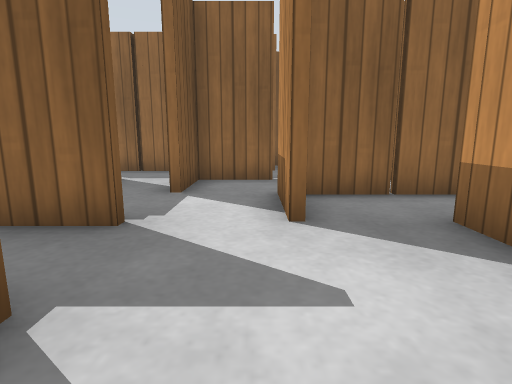
[1] (above)

18 first-person views from a walk through a robot-simulator world made for Gazebo. The camera is 0.5 m above the floor, tilts 10° down and sees 80° across. The floor is counted in squares, 0.5 m on a side. Each view is taken from the middle of a square. On the plan, view 1 faces up. The plan holds only what a view shows up to about 12 squares ahead; the rest is blank. Simple patterns stand in for the simulator's built-in surfaces.

[2]
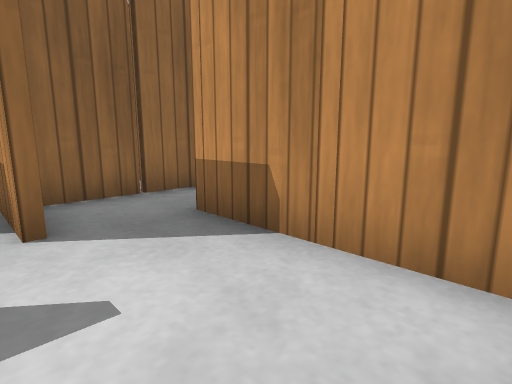

[3]
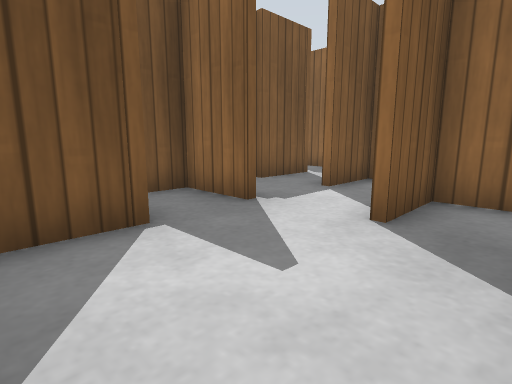

[4]
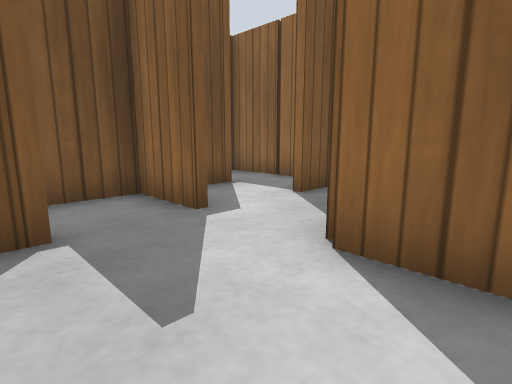

[5]
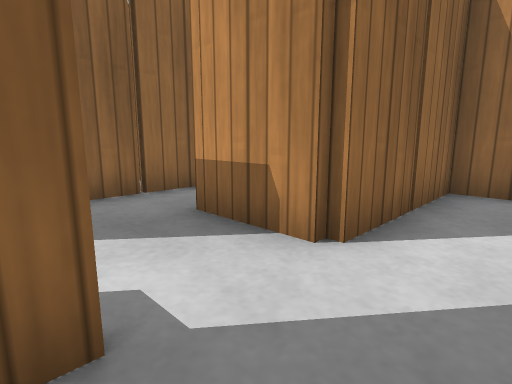

[6]
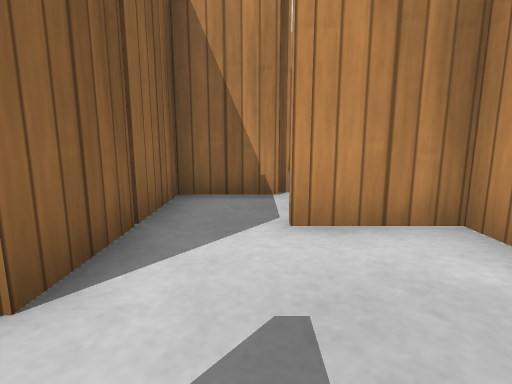

[7]
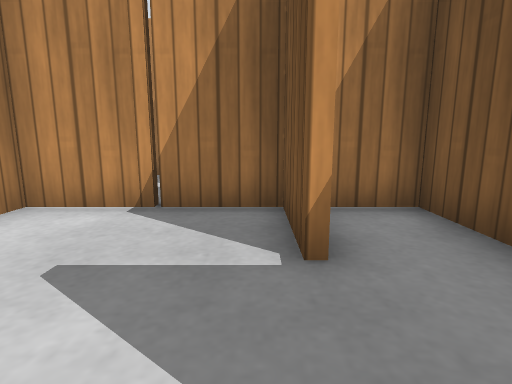

[8]
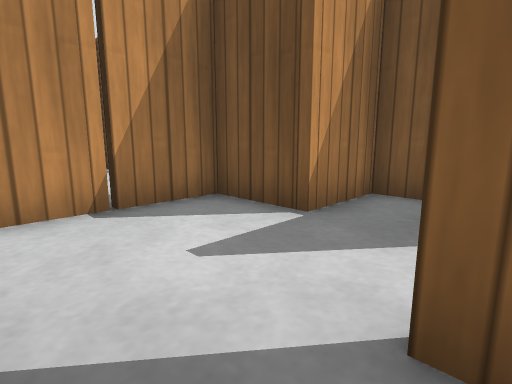

[9]
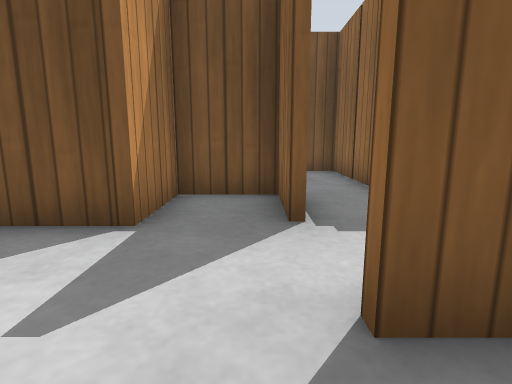

[10]
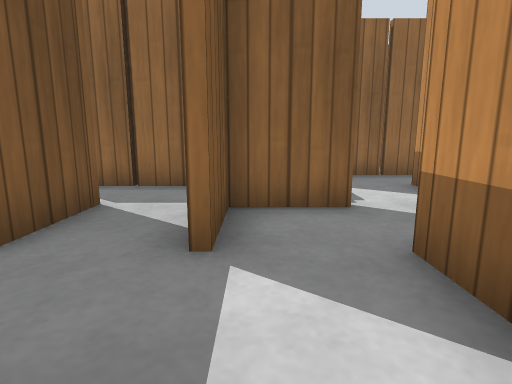

[11]
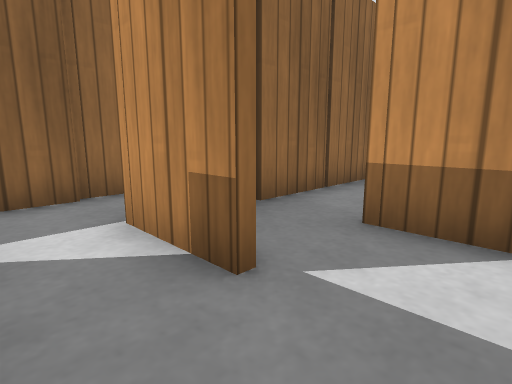

[12]
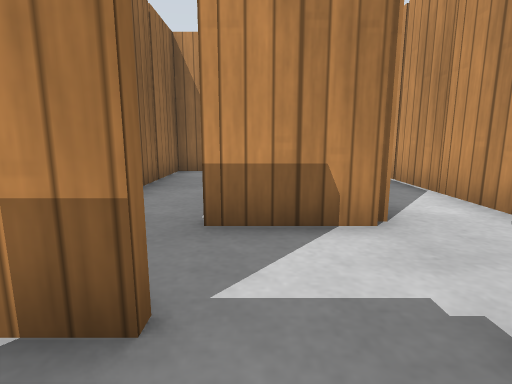

[13]
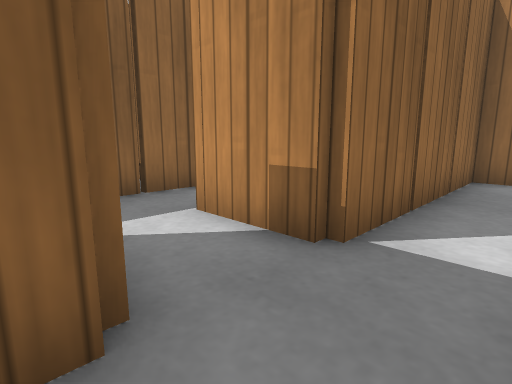

[14]
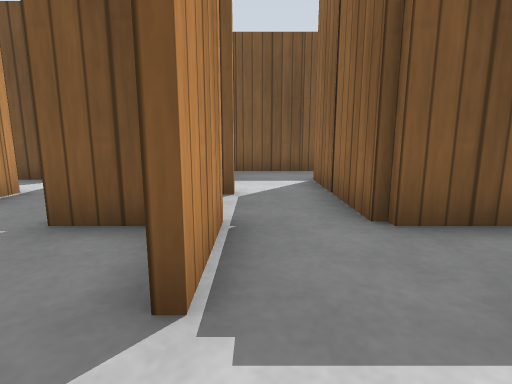

[15]
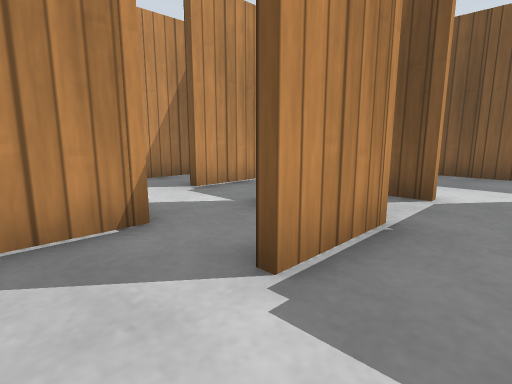

[16]
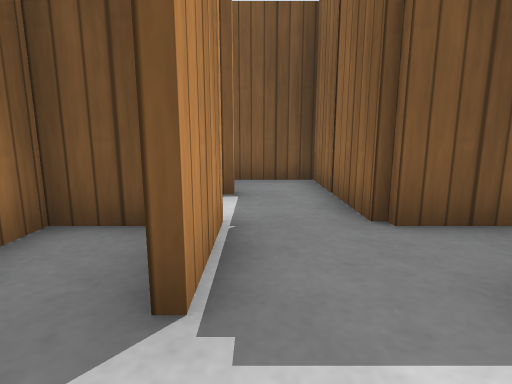

[17]
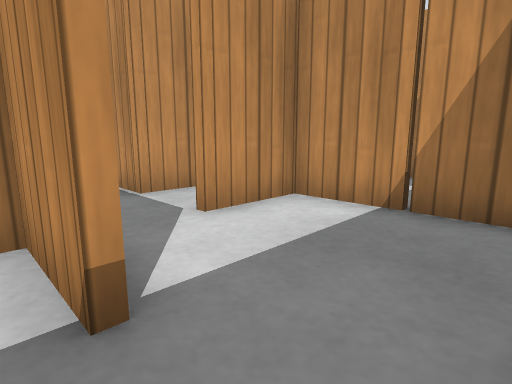

[18]
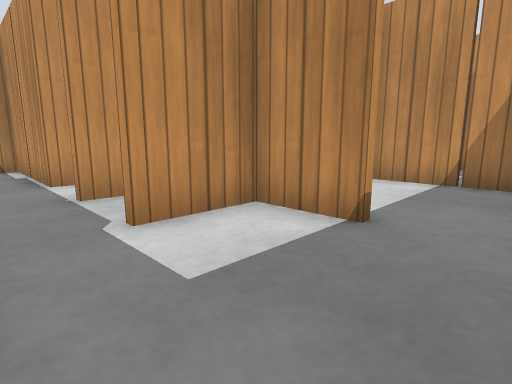

### Floor plan
Points are (right, up) in squares from view 1. A wall is a line through its corners. A room is listed if a view was taken in it or the views show most of it. See-through windows are left out.
Room 1 (views 1, 2, 3, 4, 5, 6, 7, 8, 9, 10, 16)
walls: (4.5, 1.4) (2.6, 1.4) (2.6, -0.1); (2.4, 0.1) (2.4, 2.5); (4.6, 4.6) (4.6, 3.5); (3.6, 5.4) (0.6, 5.4) (0.6, 3.5); (4.6, -1.4) (4.6, -2.5); (2.6, -1.4) (2.6, -2.4) (4, -2.4); (0.4, 3.5) (0.4, 5.6); (5.4, -2.4) (8.4, -2.4) (8.4, -1.4); (7.6, 5.4) (5.5, 5.4); (-1.5, 3.4) (-3.4, 3.4) (-3.4, 1.6) (-1.4, 1.6) (-1.4, -0.4) (1.8, -0.4); (10.5, 1.4) (6.4, 1.4) (6.4, 2.5); (-2.5, 3.6) (-1.5, 3.6); (10.4, -0.5) (10.4, 0.5)
ways out: opening at (-1, 5) to room 2; opening at (-2, 4) to room 4; opening at (9.5, 2); opening at (10, -1)
objects: wooden post (-1, 1); wooden post (1, 0); wooden post (2, 2); wooden post (3, 3); wooden post (5, -1); wooden post (7, -2); wooden post (7, 3); wooden post (9, -1); wooden post (9, 2)
Room 2 (views 11, 12, 13, 14, 15)
walls: (0.5, 7.4) (-1.4, 7.4) (-1.4, 5.5); (0.4, 9.5) (0.4, 10.4); (-1.6, 6.4) (-1.6, 7.6) (0.5, 7.6); (0.4, 5.6) (6.5, 5.6); (2.4, 7.5) (2.4, 8.6); (-1.4, 10.5) (-1.4, 9.4) (-5.5, 9.4); (-3.4, 6.5) (-3.4, 5.4); (4.5, 7.4) (3.2, 7.4); (6.4, 7.4) (6.4, 8.5); (-6.8, 5.6) (-3.6, 5.6) (-3.6, 6.6); (-7.4, 9.5) (-7.4, 6.6); (8.5, 11.4) (0.6, 11.4)
ways out: opening at (-1, 5) to room 1; opening at (-7, 9) to room 3; opening at (0, 10) to room 3; opening at (7.5, 6)
objects: wooden post (-8, 8); wooden post (-5, 6); wooden post (-3, 7); wooden post (-3, 9); wooden post (-2, 8); wooden post (0, 6); wooden post (3, 6); wooden post (3, 9); wooden post (5, 6); wooden post (5, 11); wooden post (7, 9)
Room 3 (views 17, 18)
walls: (-5.5, 9.6) (-3.6, 9.6) (-3.6, 10.6); (0.5, 13.4) (-0.6, 13.4); (0.4, 10.4) (0.4, 11.6)
ways out: opening at (-7, 9) to room 2; opening at (0, 10) to room 2; opening at (1.5, 12.5)
objects: wooden post (-8, 10); wooden post (-3, 11); wooden post (-1, 11); wooden post (0, 12)
Room 4 (no view inside)
walls: (-5.4, 2.6) (-5.4, 2.1); (-3.5, 3.6) (-2.5, 3.6); (-3.4, 5.4) (-7.4, 5.4); (-4.9, 1.6) (-4.2, 1.6)
ways out: opening at (-2, 4) to room 1
objects: wooden post (-8, 4); wooden post (-5, 3); wooden post (-4, 4)

Positions as (right, up) in squares from view 1, and headings:
1: (0, 0), facing up
2: (0, 0), facing up-right
3: (2, 0), facing up-left
4: (8, -1), facing up-left
5: (4, 0), facing up-right
6: (5, 0), facing right
7: (5, 2), facing down
8: (2, 4), facing down-left
9: (2, 3), facing left
10: (-1, 3), facing up
11: (-1, 8), facing up-right
12: (-1, 9), facing right
13: (4, 6), facing up-right
14: (2, 8), facing left
15: (2, 9), facing down-left
16: (0, 4), facing left
17: (-7, 10), facing down-right
18: (-7, 13), facing down-right
